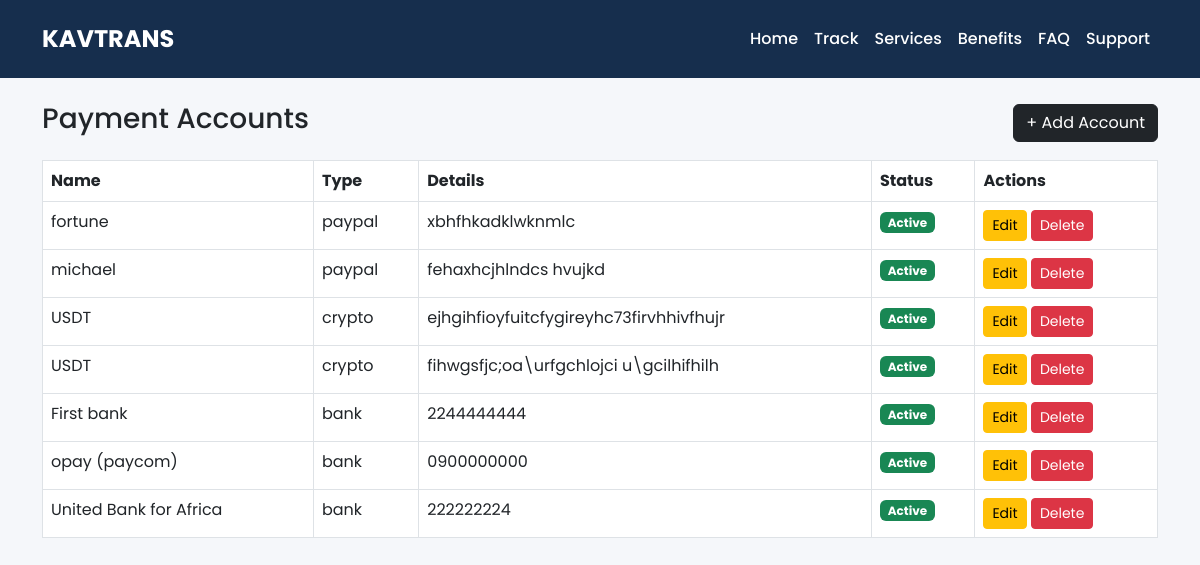
The page /dashboard/payment-accounts/ (signed in) on the database its author committed.
### core/models.py (models this page shows, shortened)
class PaymentAccount(models.Model):
    ACCOUNT_TYPES = [
        ('bank', 'Bank Transfer'),
        ('crypto', 'Crypto'),
        ('paypal', 'PayPal'),
    ]
    account_type = models.CharField(max_length=10, choices=ACCOUNT_TYPES)
    name = models.CharField(max_length=255)
    details = models.TextField()  # account number, wallet, email, etc.
    is_active = models.BooleanField(default=True)

### dashboard/views.py (the view)
# urls.py: path('payment-accounts/', views.payment_accounts, name='payment_accounts'),
@login_required(login_url="admin_login")
def payment_accounts(request):
    accounts = PaymentAccount.objects.all().order_by("-id")
    return render(request, "dashboard/payment_accounts.html", {"accounts": accounts})

### templates/dashboard/payment_accounts.html
{% extends "dashboard/dashboard_base.html" %}
{% block content %}
<div class="container mt-4">
    <div class="d-flex justify-content-between align-items-center mb-3">
        <h3>Payment Accounts</h3>
        <a href="{% url 'add_payment_account' %}" class="btn btn-dark">
            + Add Account
        </a>
    </div>
    <table class="table table-bordered bg-white">
        <thead>
            <tr>
                <th>Name</th>
                <th>Type</th>
                <th>Details</th>
                <th>Status</th>
                <th>Actions</th>
            </tr>
        </thead>
        <tbody>
            {% for acc in accounts %}
            <tr>
                <td>{{ acc.name }}</td>
                <td>{{ acc.account_type }}</td>
                <td>{{ acc.details|truncatechars:40 }}</td>
                <td>
                    {% if acc.is_active %}
                        <span class="badge bg-success">Active</span>
                    {% else %}
                        <span class="badge bg-secondary">Inactive</span>
                    {% endif %}
                </td>
                <td>
                    <a href="{% url 'edit_payment_account' acc.id %}" class="btn btn-sm btn-warning">Edit</a>
                    <a href="{% url 'delete_payment_account' acc.id %}"
                       class="btn btn-sm btn-danger"
                       onclick="return confirm('Delete this account?')">
                       Delete
                    </a>
                </td>
            </tr>
            {% empty %}
            <tr>
                <td colspan="5" class="text-center">No accounts yet</td>
            </tr>
            {% endfor %}
        </tbody>
    </table>
</div>
{% endblock %}

### templates/dashboard/dashboard_base.html (style rules this page uses)
:root { --primary:#162e4d; --secondary:#000; --white:#fff; --light:#f5f7fa; }
body { font-family:'Poppins', sans-serif; background:var(--light); margin:0; }

### rows shown on the page
PaymentAccount: name "fortune", account_type "paypal", details "xbhfhkadklwknmlc", is_active "Active"
PaymentAccount: name "michael", account_type "paypal", details "fehaxhcjhlndcs hvujkd", is_active "Active"
PaymentAccount: name "USDT", account_type "crypto", details "ejhgihfioyfuitcfygireyhc73firvhhivfhujr", is_active "Active"
PaymentAccount: name "USDT", account_type "crypto", details "fihwgsfjc;oa\\urfgchlojci u\\gcilhifhilh", is_active "Active"
PaymentAccount: name "First bank", account_type "bank", details "2244444444", is_active "Active"
PaymentAccount: name "opay (paycom)", account_type "bank", details "0900000000", is_active "Active"
PaymentAccount: name "United Bank for Africa", account_type "bank", details "222222224", is_active "Active"
